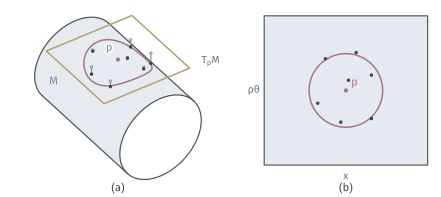

Here is the Python script that generated this plot:
"""Cylinder: tangent plane, the graph g over it, and the isometric unrolling."""
from pathlib import Path
import sys
ROOT = next(p for p in Path(__file__).resolve().parents if (p/"build.sh").is_file() and (p/"tex/book.tex").is_file())
sys.path.insert(0, str(ROOT/"figures/04-spaces-measures-and-geometry/04-manifolds/matplotlib/mfd-common"))
from mfd3d import *
from matplotlib.patches import Circle, Polygon
from matplotlib.collections import PolyCollection
OUT = Path(__file__).resolve().parent

W, H = 112, 50
fig, ax = canvas(W, H)
rho = 1.0
place = Placed(View(-34, 38), 30, 25, 12.5)
def cyl(x, th):
    return np.stack([x, rho*np.sin(th), rho*np.cos(th)], -1)
X0, X1 = -1.55, 1.55
# surface facets, back to front, only the visible side
xs = np.linspace(X0, X1, 2); ths = np.linspace(-np.pi, np.pi, 241)
TH0 = .85; P0 = .55
polys, dep, col = [], [], []
for a, b in zip(ths[:-1], ths[1:]):
    mid = (a+b)/2
    nrm = np.array([0, np.sin(mid), np.cos(mid)])
    if nrm@place.view.f < -.01:
        continue
    corners = cyl(np.array([X0, X1, X1, X0]), np.array([a, a, b, b]))
    polys.append(place(corners)); dep.append(place.view.depth(cyl(0., mid))); col.append(BLUE_FILL)
order = np.argsort(dep)
ax.add_collection(PolyCollection([polys[k] for k in order], facecolors=[col[k] for k in order], edgecolors=[col[k] for k in order], linewidths=.3, zorder=1))
# silhouette & end circles
tt = np.linspace(-np.pi, np.pi, 721)
for x in (X0, X1):
    pts = cyl(np.full_like(tt, x), tt)
    vis = pts[:, 1]*place.view.f[1]+pts[:, 2]*place.view.f[2] >= 0
    split_plot(ax, place(pts), vis if x == X0 else np.ones_like(tt, bool), STROKE, lw=.85, hidden=False, zorder=2)
for th in (np.arctan2(place.view.f[1], place.view.f[2])+np.pi/2, np.arctan2(place.view.f[1], place.view.f[2])-np.pi/2):
    ax.plot(*place(cyl(np.array([X0, X1]), np.full(2, th))).T, color=STROKE, lw=.85, zorder=2)
# circular patch of geodesic radius rp around p=(0,0,1) in (x, s=rho th)
rp = .72
phi = np.linspace(0, 2*np.pi, 361)
patch = cyl(rp*np.cos(phi), rp*np.sin(phi)/rho)
ax.plot(*place(patch).T, color=RED, lw=1.1, zorder=4)
# tangent plane z=1 above the patch
pl = np.array([[-1.05, -1.05, 1], [1.05, -1.05, 1], [1.05, 1.05, 1], [-1.05, 1.05, 1]], float)
ax.add_patch(Polygon(place(pl), fc='none', ec=YELLOW, lw=1.1, zorder=5))
# samples on the patch, each hanging from its tangent coordinates u = (x, rho sin th)
pts = [(-.4, .62), (.2, .74), (.5, .3), (-.1, -.62), (.5, -.55), (-.55, -.25), (.05, .2)]
for x, th in pts:
    s = cyl(np.array(x), np.array(th))
    t = np.array([x, np.sin(th), 1.])
    ax.plot(*place(np.array([s, t])).T, color=GREEN, lw=.9, zorder=6)
    dot(ax, place(t), GREEN, size=.75, zorder=7, hollow=True); dot(ax, place(s), INK, size=.8, zorder=7)
p = np.array([0, 0, 1.])
dot(ax, place(p), RED, size=1.1, zorder=8)
label(ax, place(p)+(-2.2, 3), r'$\mathbf{p}$', 8, RED, halo=True)
label(ax, place(pl[2])+(5.5, 1.5), r'$T_{\mathbf{p}}M$', 7.5, MUTED)
label(ax, place(cyl(np.array(-.9), np.array(-1.3)))+(0, 0), '$M$', 8, BLUE)
panel_tag(ax, 30, 1.4, '(a)')
# (b) unrolled, s = rho*theta
ux = 13; o = np.array([88, 27])
sx, sy = 2.0*ux, 25.3
R = np.array([[o[0]-sx*.8, o[1]-sy*.75], [o[0]+sx*.8, o[1]-sy*.75], [o[0]+sx*.8, o[1]+sy*.75], [o[0]-sx*.8, o[1]+sy*.75]])
ax.add_patch(Polygon(R, fc=BLUE_FILL, ec=STROKE, lw=.8, zorder=1))
ax.plot(o[0]+ux*rp*np.cos(phi), o[1]+ux*rp*np.sin(phi), color=RED, lw=1.1, zorder=3)
for x, th in pts:
    dot(ax, (o[0]+ux*x, o[1]+ux*th*rho), INK, size=.8, zorder=4)
dot(ax, o, RED, size=1.1, zorder=5)
label(ax, o+(2.2, 1.8), r'$\mathbf{p}$', 8, RED)
label(ax, (o[0], R[0][1]-2.8), '$x$', 7.5, MUTED); label(ax, (R[0][0]-2.6, o[1]), r'$\rho\theta$', 7.5, MUTED)
panel_tag(ax, o[0], 1.4, '(b)')
save(fig, OUT, 'figure', {'formula': 'cylinder x, rho sin th, rho cos th, rho=1; tangent plane z=1; normal drop rho(1-cos th); unrolled (x, rho th)'})
